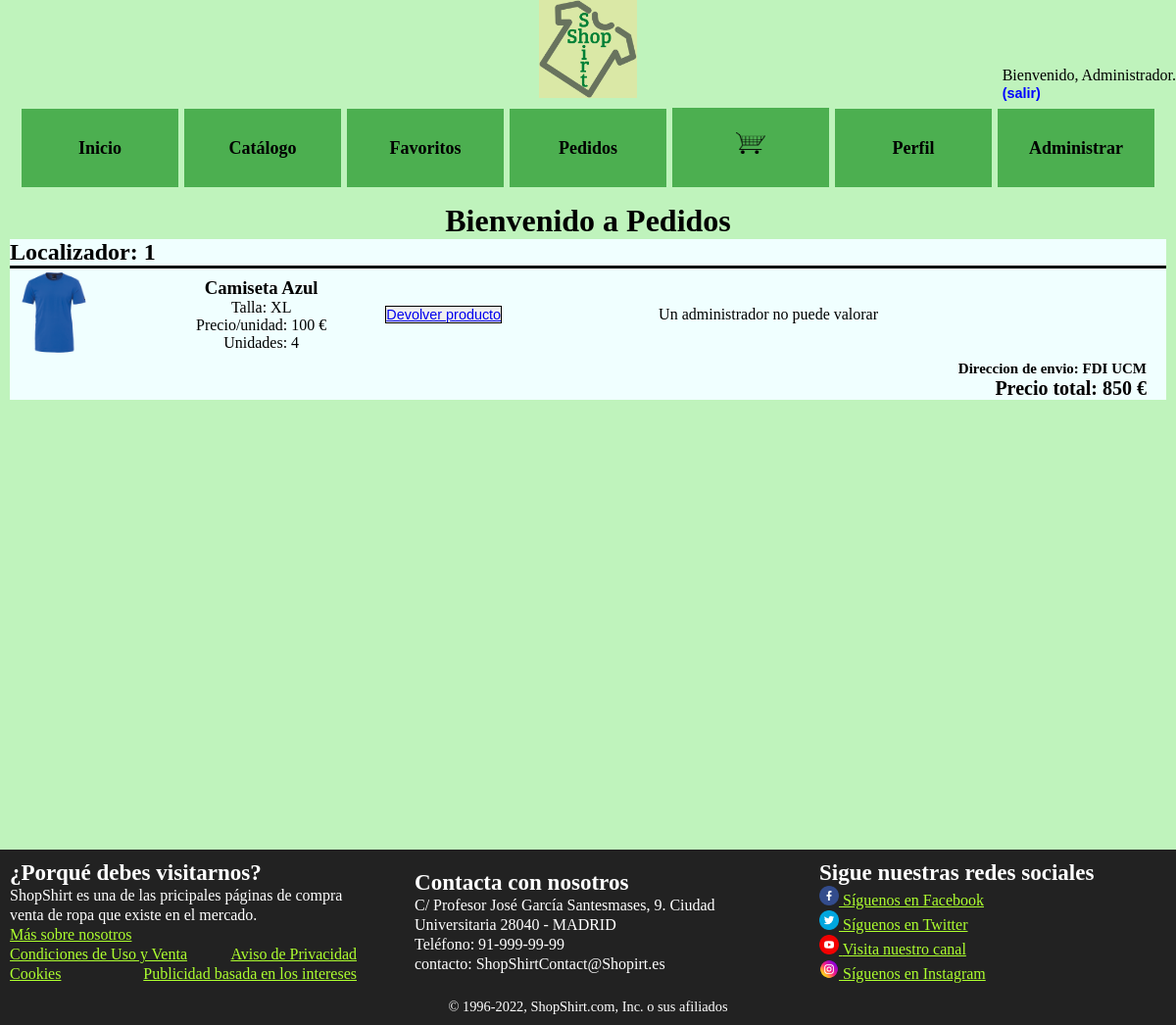
Page /pedidos.php (signed in) on the committed database.
### tables this page shows
CREATE TABLE `Pedidos` (
  `id_pedido` int(10) NOT NULL AUTO_INCREMENT,
  `id_usuario` int(11) NOT NULL,
  `direccion` varchar(50) NOT NULL,
  `precioTotal` int(100) NOT NULL,
  PRIMARY KEY (`id_pedido`)
);

CREATE TABLE `ArticulosPedido` (
  `id_articulospedido` int(10) NOT NULL AUTO_INCREMENT,
  `id_pedido` int(10) NOT NULL,
  `id_producto` int(10) NOT NULL,
  `unidades` int(15) NOT NULL,


  PRIMARY KEY (`id_articulospedido`)
);

CREATE TABLE `Productos` (
  `id_producto` int(10) NOT NULL AUTO_INCREMENT,
  `nombre` varchar(30) NOT NULL,
  `descripcion` varchar(255) NOT NULL,
  `id_categoria` int(10) NOT NULL,
  `precio` int(10) NOT NULL,
  `precio_oferta` int(10),
  `talla` varchar(10) NOT NULL,
  `stock` int(15) NOT NULL,
  `img` varchar(30) NOT NULL,
  `fecha` date NOT NULL,

  PRIMARY KEY (`id_producto`)
);

### includes/src/clases/Pedido.php (called while the page is built, shortened)
<?php
class Pedido {
    public static function obtenerArticulosPedido($idPed){
        $conn = Aplicacion::getInstance()->getConexionBd();
        $map = [];
        $id_p = $conn->real_escape_string($idPed);
        $consulta = "SELECT * FROM ArticulosPedido WHERE id_pedido = '$id_p'";
        $result = $conn->query($consulta);
        if($result){
            if($result->num_rows > 0){
                foreach($result as $fila){
                    $map[] = $fila;
                }
            }
        }
        return $map;
    }
    public static function contarPedidosUsu($idUsu){
        if(self::contarPedidos() > 0){
        $conn = Aplicacion::getInstance()->getConexionBd();
        $id_u = $conn->real_escape_string($idUsu);
        $consulta = "SELECT COUNT(*) FROM Pedidos WHERE id_usuario = '$id_u'" ;
        $result = $conn->query($consulta);
        $numPed = $result->fetch_assoc();
        return $numPed['COUNT(*)'];
        }
    }
    public static function obtenerPedidos($idUsu){
        $conn = Aplicacion::getInstance()->getConexionBd();
        $map = [];
        $id_u = $conn->real_escape_string($idUsu);
        $consulta = "SELECT * FROM Pedidos WHERE id_usuario = '$id_u'";
        $result = $conn->query($consulta);
        if($result){
            if($result->num_rows > 0){
                foreach($result as $fila){
                    $map[] = $fila;
                }
            }
        }
        return $map;
    }
    public static function contarPedidos(){
        $conn = Aplicacion::getInstance()->getConexionBd();
        $consulta = "SELECT COUNT(*) FROM Pedidos";
        $result = $conn->query($consulta);
        $numPed = $result->fetch_assoc();
        return $numPed['COUNT(*)'];
    }
    public static function contarPedidosUsuario($idUsu){
        return self::contarPedidosUsu($idUsu);
    }
    public static function obtenerPed($idUsu){
        return self::obtenerPedidos($idUsu);
    }
}
?>

### includes/config.php (called while the page is built, shortened)
<?php
spl_autoload_register(function ($class) {
    $prefix = 'es\\ucm\\fdi\\aw\\';
    $base_dir = implode(DIRECTORY_SEPARATOR, [__DIR__, 'src', '']);
    $len = strlen($prefix);
    $relative_class = substr($class, $len);
    $file = $base_dir . str_replace('\\', '/', $relative_class) . '.php';
});

### includes/src/clases/Producto.php (called while the page is built, shortened)
<?php
class Producto
{
    public static function getProducto($id){
        $conn = Aplicacion::getInstance()->getConexionBd();
        $idxx = $conn->real_escape_string($id);
        $consulta = "SELECT * FROM Productos WHERE id_producto = '$idxx'";
        $result = $conn->query($consulta);
        $fila = $result->fetch_assoc();
        return $fila;
    }
    public static function getDatosProducto($id){
        $producto = self::getProducto($id);
        return $producto;
    }
}

### includes/src/clases/Valoraciones.php (called while the page is built, shortened)
<?php
class Valoraciones {
    public static function existeValoracion($idU, $idP){
        $conn = Aplicacion::getInstance()->getConexionBd();
        $id_us = $conn->real_escape_string($idU);
        $id_pe = $conn->real_escape_string($idP);
        $consulta = "SELECT * FROM Valoraciones WHERE (id_usuario = '$id_us') AND (id_producto = '$id_pe')";
        $result = $conn->query($consulta);
        if($result->num_rows === 0){
            return false;
        }
        else{
            return true;
        }
    }
    public static function existeVal($idUsu, $idProd){
        return self::existeValoracion($idUsu, $idProd);
    }
}
?>

### includes/src/mostrar/MostrarPedido.php (the view, shortened to what this page needs)
<?php
class MostrarPedido
{
    public function gestiona()
    {
        if(isset($_SESSION['login'])){
            if(Pedido::contarPedidosUsuario($_SESSION['idUsuario']) > 0){
                $result = Pedido::obtenerPed($_SESSION['idUsuario']);
                $htmlArray = <<<EOF
                EOF;
                foreach($result as $fila){
                    $id = $fila['id_pedido'];
                    $precioTotal = $fila['precioTotal'];
                    $direccion = $fila['direccion'];
                    $articulos = Pedido::obtenerArticulosPedido($id);
                    $isempty = empty($articulos);
                    if($isempty){
                    $htmlA = "<p>Se han eliminado del catalogo los productos de este pedido</p>";
                    }
                    else{
                        $htmlA = "";
                    }
                    $htmlArray .= <<<EOF
                    <div class="pedido">
                    <h2 class="loc">Localizador: $id</h2>
                    $htmlA
                    EOF;
                    foreach($articulos as $prod){
                        $idProd = $prod['id_producto'];
                        $datos = Producto::getDatosProducto($idProd);
                        $num = sizeof($articulos);
                        if($datos['precio_oferta'] != null){
                            $precio = $datos['precio_oferta'];
                        }
                        else{
                           $precio = $datos['precio'];
                        }
                        $nombre = $datos['nombre'];
                        $img = $datos['img'];
                        $und = $prod['unidades'];
                        $talla = $datos['talla'];
                        $htmlArray .= <<<EOF
                        <div class="prodPedido">
                            <div class="imagenPed">
                                <img src='$img' alt='imagen'>
                            </div>
                            <div class="datos">
                            <h3>$nombre</h3>
                            <p>Talla: $talla </p>
                            <p>Precio/unidad: $precio €</p>
                            <p>Unidades: $und</p>
                            </div>
                            <div class="devolverProd">
                                <button class='btn'>
                                <a href='pedidos.php?id_Ped={$id}&id_Prod={$idProd}&num={$num}&talla={$talla}&und={$und}'>Devolver producto</a>
                                </button>
                            </div>
                            <div class="valoracion">
                        EOF;
                        if(!valoraciones::existeVal($_SESSION['idUsuario'],$idProd) && array_search(1,$_SESSION['roles']) === false){
                            $htmlArray .= <<<EOF
                            <div class="estrellas">
                            <form id="val" action='GestionValorar.php' method='POST'>
                            <input type='hidden' name='id_prod' value='$idProd'>
                            <p class="valorar">
                            <input onchange='this.form.submit();' id="estrella5$idProd" type='radio' name='val$idProd' value="5">
                            <label for="estrella5$idProd">&#9733</label>
                            <input onchange='this.form.submit();' id="estrella4$idProd" type='radio' name='val$idProd' value="4">
                            <label for="estrella4$idProd">&#9733</label>
                            <input onchange='this.form.submit();' id="estrella3$idProd" type='radio' name='val$idProd' value="3">
                            <label for="estrella3$idProd">&#9733</label>
                            <input onchange='this.form.submit();' id="estrella2$idProd" type='radio' name='val$idProd' value="2">
                            <label for="estrella2$idProd">&#9733</label>
                            <input onchange='this.form.submit();' id="estrella1$idProd" type="radio" name="val$idProd" value="1">
                            <label for="estrella1$idProd">&#9733</label>
                            </p>
                            </form>
                            </div>
                            EOF;
                        }
                        else if(array_search(1,$_SESSION['roles']) === false){
                            $htmlArray .= <<<EOF
                                <p>Producto ya valorado por el usuario</p>
                            EOF;
                        }
                        else{
                            $htmlArray .= <<<EOF
                                <p>Un administrador no puede valorar</p>
                            EOF;
                        }
                        $htmlArray .= <<<EOF
                    </div>
                    </div>
                    EOF;
                    }
                    $htmlArray .= <<<EOF
                    <div class="precioTotal">
                    <p class="direccion">Direccion de envio: $direccion</p>
                    <p>Precio total: $precioTotal €</p></div>
                    </div>
                    EOF;
                }
                return  $htmlArray;
            }
            else{
                    return  "<h1>No tiene ningun pedido realizado</h1>";
            }
        }
        else{
            return "<h1>No ha iniciado sesión, es necesario para tener pedidos</h1>";
        }
    }
}

### css/estilo.css (style rules this page uses)
* { margin: 0; padding: 0; }
body { background-color: #bff3bc; }
button, a.boton { border: 1px solid black; font-size: 0.9em; font-family: Arial; font-weight: 400; }

### css/pedidos.css (style rules this page uses)
.pedido .loc { text-align: left; border-bottom: solid black; }
.imagenPed img { width: 90px; height: 90px; }
.pedido { background-color: azure; margin-bottom: 5px; }
.precioTotal { text-align: right; margin-right: 20px; font-size: 20px; font-weight: bold; }
.precioTotal .direccion { font-size: 15px; }
.prodPedido { display: flex; align-items: center; }
.datos { margin-left: 100px; }
.devolverProd { margin-left: 60px; }
.valoracion { margin-left: 160px; }

### rows in the picture
pedidos: id_pedido "1", direccion "FDI UCM", precioTotal "850"
articulospedido: id_producto.img (picture), id_producto.nombre "Camiseta Azul", id_producto.talla "XL", id_producto.precio "100", unidades "4"

### other values in the picture
mostrarSaludo() "Bienvenido, Administrador."
